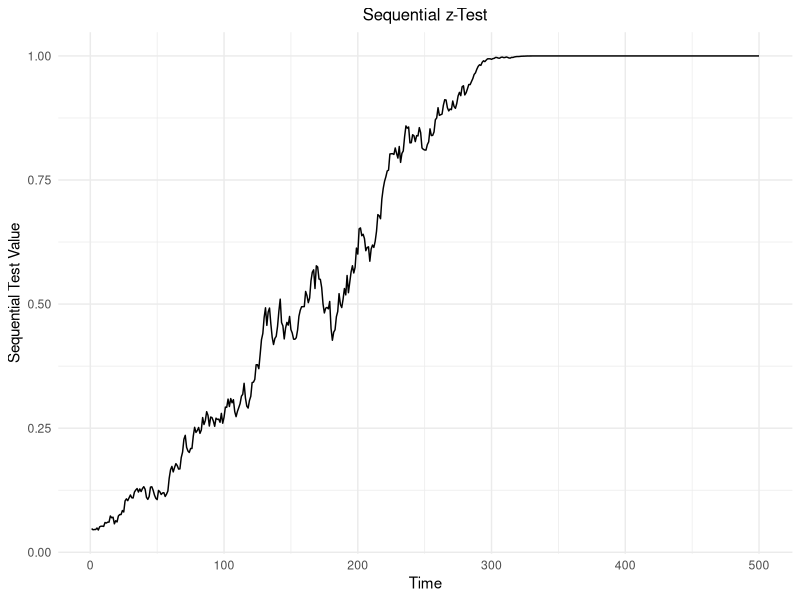

Generate this figure with R:
#Simulation from Chapter 3 "Example: Sequential z-test"
#plot the sequential z-test for testing mu<=0 against mu>0 defined as in Chapter 2

###load libraries
library(ggplot2)

set.seed(9) #for reproducibility

###set parameters
samplesize = 500 #number of samples
true_mean = 0.3 #true mean of the samples
alpha = 0.05 #significance level


###define functions
#function to compute the sequential z-test
seq_test <- function(n){
  numerator = sum(samples[1:n]) - sqrt(samplesize) * quantile
  difference = sqrt(samplesize - n)
  return(pnorm(numerator/difference))
}

###simulate
time = seq(1, samplesize,1)
#generate samples from a normal distribution with the true mean
samples = rnorm(samplesize, mean = true_mean, sd = 1)

#compute the quantile for the sequential z-test
quantile =qnorm(1 - alpha, mean = 0, sd = 1)

#compute the sequential z-test for all samples
Y = numeric(samplesize) #vector to store the sequential test values
for(i in 1:(samplesize)){
  Y[i]=seq_test(i)
}
###plot
df = data.frame(time = time, Y = Y)
ggplot(df, aes(x = time, y = Y)) +
  geom_line(color = 'black') +
  labs(title = 'Sequential z-Test', x = 'Time', y = 'Sequential Test Value') +
  theme_minimal() + 
  theme(plot.title = element_text(hjust = 0.5, size = 12))

#find the first time point where the sequential test value exceeds 0.9999
which(Y >= 0.9999)[1]
